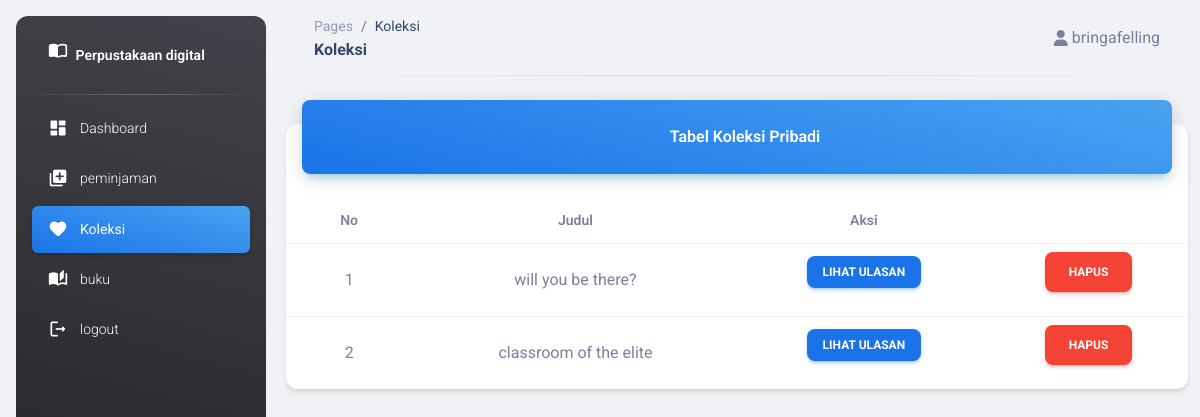
The page /pages/index.php?page=koleksi (signed in) on the database its author committed.
### tables this page shows
CREATE TABLE `koleksipribadi` (
  `id_koleksi` int(11) NOT NULL,
  `id_user` int(11) DEFAULT NULL,
  `id_buku` int(11) DEFAULT NULL
);

CREATE TABLE `buku` (
  `id_buku` int(11) NOT NULL,
  `id_kategori` int(11) DEFAULT NULL,
  `judul` varchar(255) DEFAULT NULL,
  `penulis` varchar(255) DEFAULT NULL,
  `penerbit` varchar(255) DEFAULT NULL,
  `tahun_terbit` int(11) DEFAULT NULL,
  `stok` int(10) NOT NULL
);

### pages/koleksi.php (the view, shortened to what this page needs)
<div class="container-fluid py-4">
    <div class="row">
        <div class="col-12">
            <div class="card my-4">
                <div class="card-header p-0 position-relative mt-n4 mx-3 z-index-2">
                    <div class="bg-gradient-info shadow-info border-radius-lg pt-4 pb-3">
                        <h6 class="text-white text-capitalize ps-3 text-center">Tabel Koleksi Pribadi</h6>
                    </div>
                </div>
                <div class="table-responsive p-0 mt-4">
                    <table class="table align-items-center mb-0">
                        <thead class="text-center">
                            <tr>
                                <th class="text-sm">No</th>
                                <th class="text-sm">Judul</th>
                                <th class="text-sm">Aksi</th>
                                <th class="text-secondary opacity-7"></th>
                            </tr>
                        </thead>
                        <tbody class="text-center">
                            <?php
                            $i = 1;
                            $idp = $_SESSION['user']['id_user'];
                            $query = mysqli_query($koneksi, "SELECT*FROM koleksipribadi LEFT JOIN buku on koleksipribadi.id_buku=buku.id_buku where id_user = '$idp'");
                            while ($data = mysqli_fetch_array($query)) {
                            ?>
                                <tr>
                                    <td><?php echo $i; ?></td>
                                    <td><?php echo $data['judul']; ?></td>
                                    <td><a href="?page=ulasan&id=<?= $data['id_buku'] ?>" class="btn btn-info btn-sm">Lihat Ulasan</a></td>
                                    <td>
                                        <button type="button" class="btn btn-danger " data-bs-toggle="modal" data-bs-target="#hapuskoleksi<?= $data['id_buku']; ?>">Hapus</button>
                                    </td>
                                </tr>
                            <?php
                                $i++;
                            }
                            ?>
                        </tbody>
                    </table>
                </div>
            </div>
        </div>
    </div>
</div>

### rows shown on the page
koleksipribadi: id_buku.judul "will you be there?"
koleksipribadi: id_buku.judul "classroom of the elite"

### other values the page prints
$page "Koleksi"
$_SESSION['user']['nama_lengkap'] "bringafelling"
